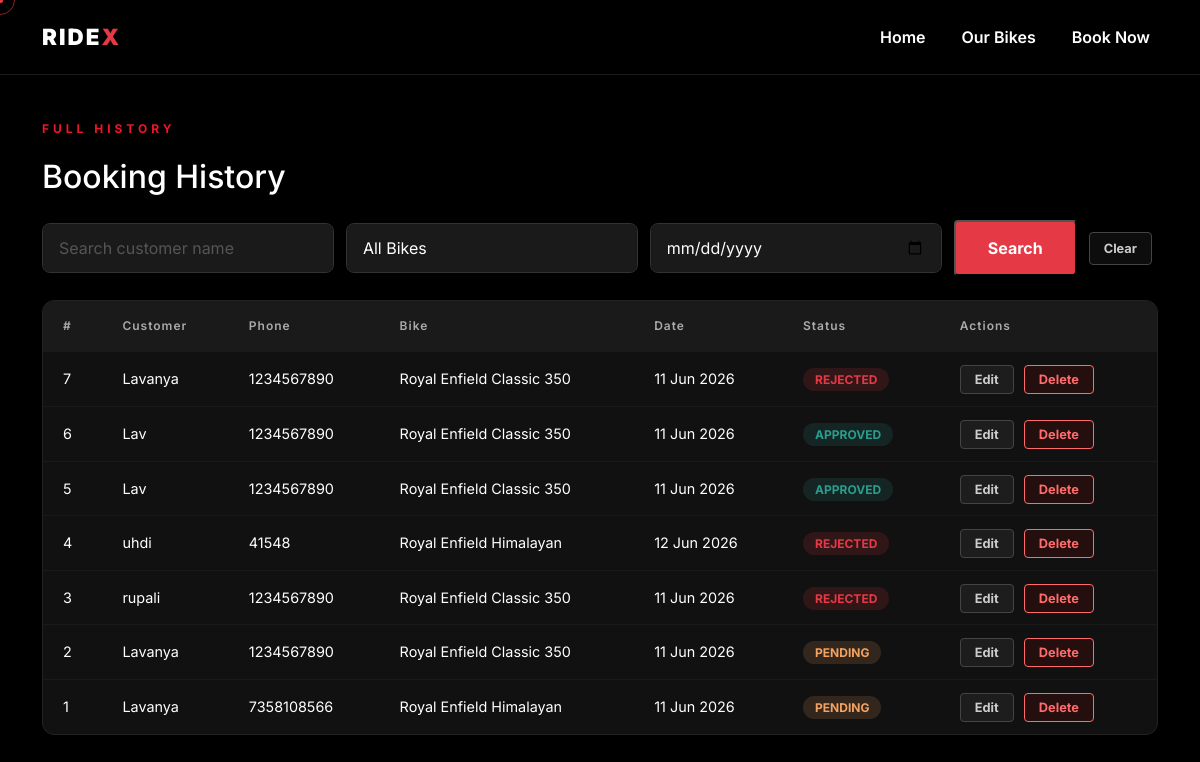
Before: /admin/history (signed in) with the older database file.
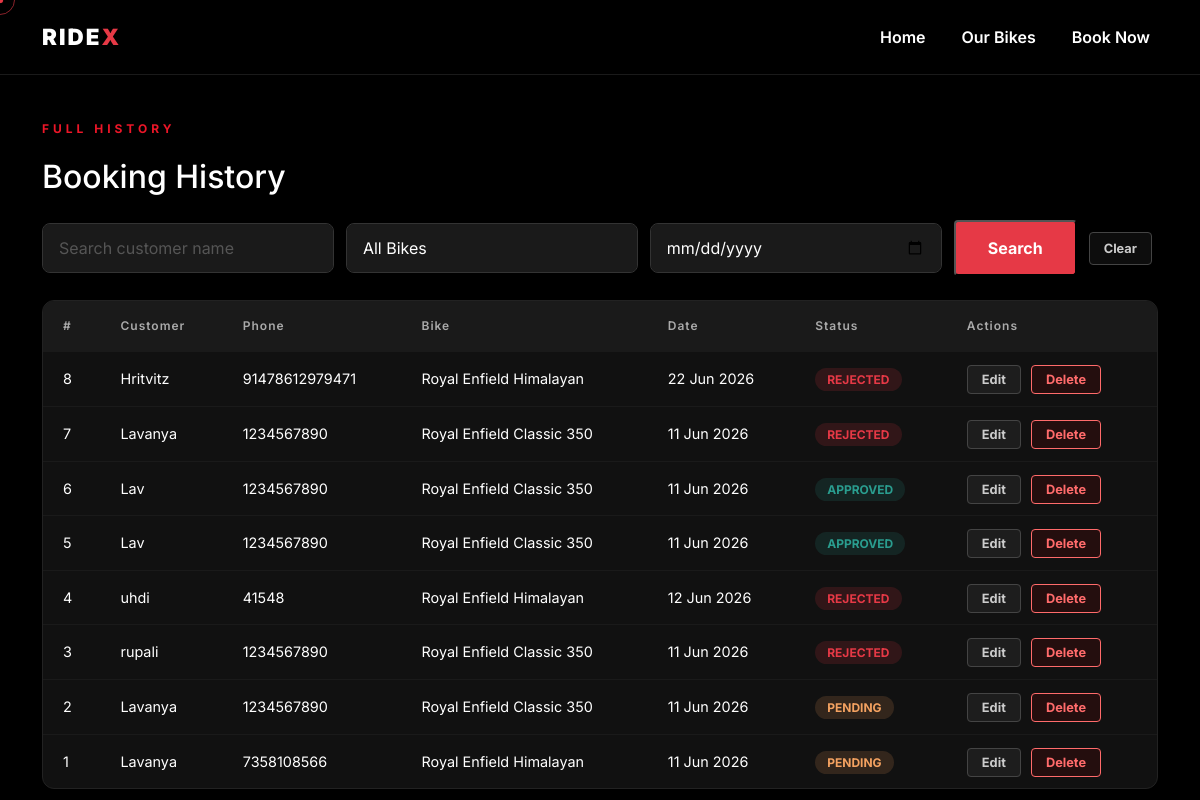
After: the same page with the newer database file.
### app.py (models this page shows)
class Booking(db.Model):
    id = db.Column(db.Integer, primary_key=True)
    bike_id = db.Column(db.Integer, db.ForeignKey('bike.id'), nullable=False)
    customer_name = db.Column(db.String(100), nullable=False)
    customer_phone = db.Column(db.String(15), nullable=False)
    booking_date = db.Column(db.DateTime, nullable=False)
    status = db.Column(db.String(20), default='pending')
    bike = db.relationship('Bike', backref='bookings')

class Bike(db.Model):
    id = db.Column(db.Integer, primary_key=True)
    name = db.Column(db.String(100), nullable=False)
    engine_cc = db.Column(db.Integer, nullable=False)
    price_per_day = db.Column(db.Float, nullable=False)
    is_available = db.Column(db.Boolean, default=True)
    image_file = db.Column(db.String(100), default='default_bike.jpg')

### app.py (the view)
@app.route('/admin/history')
@login_required
def history_log():
    query = Booking.query
    customer = request.args.get('customer')
    bike_id = request.args.get('bike_id')
    date = request.args.get('date')
    if customer:
        query = query.filter(Booking.customer_name.ilike(f'%{customer}%'))
    if bike_id:
        query = query.filter(Booking.bike_id == bike_id)
    if date:
        query = query.filter(db.func.date(Booking.booking_date) == date)
    all_bookings = query.order_by(Booking.id.desc()).all()
    all_bikes = Bike.query.all()
    return render_template('admin/history.html', bookings=all_bookings, bikes=all_bikes)

### app.py (called while the page is built)
def login_required(f):
    @wraps(f)
    def decorated_function(*args, **kwargs):
        if 'admin_logged_in' not in session:
            return redirect(url_for('admin_login'))
        return f(*args, **kwargs)
    return decorated_function

### templates/admin/history.html (shortened to what this page needs)
{% extends 'base.html' %}
{% block content %}
<section class="admin-dashboard-section" style="padding-top: 120px;">
    <div class="container">
        <p class="hero-tagline">FULL HISTORY</p>
        <h2 class="mb-4">Booking History</h2>
        <form method="GET" class="history-filters mb-4">
            <input type="text" name="customer" class="form-control dark-input" placeholder="Search customer name" value="{{ request.args.get('customer', '') }}">
            <select name="bike_id" class="form-control dark-input">
                <option value="">All Bikes</option>
            </select>
            <input type="date" name="date" class="form-control dark-input" value="{{ request.args.get('date', '') }}">
            <button type="submit" class="btn-primary-red">Search</button>
            <a href="{{ url_for('history_log') }}" class="action-btn edit">Clear</a>
        </form>
        <div class="admin-table-wrapper">
            <table class="admin-table">
                <thead>
                    <tr>
                        <th>#</th>
                        <th>Customer</th>
                        <th>Phone</th>
                        <th>Bike</th>
                        <th>Date</th>
                        <th>Status</th>
                        <th>Actions</th>
                    </tr>
                </thead>
                <tbody>
                    {% for booking in bookings %}
                    <tr>
                        <td>{{ booking.id }}</td>
                        <td>{{ booking.customer_name }}</td>
                        <td>{{ booking.customer_phone }}</td>
                        <td>{{ booking.bike.name }}</td>
                        <td>{{ booking.booking_date.strftime('%d %b %Y') }}</td>
                        <td><span class="status-badge {{ booking.status }}">{{ booking.status.upper() }}</span></td>
                        <td>
                            <a href="{{ url_for('edit_booking', booking_id=booking.id) }}" class="action-btn edit">Edit</a>
                            <a href="{{ url_for('delete_booking', booking_id=booking.id) }}" class="action-btn delete" onclick="return confirm('Delete this booking permanently?')">Delete</a>
                        </td>
                    </tr>
                    {% endfor %}
                </tbody>
            </table>
        </div>
    </div>
</section>
{% endblock %}

Changed rows visible on the page:
added Booking: id "8", customer_name "Hritvitz", customer_phone "91478612979471", bike.name "Royal Enfield Himalayan", booking_date "22 Jun 2026", status "REJECTED"
